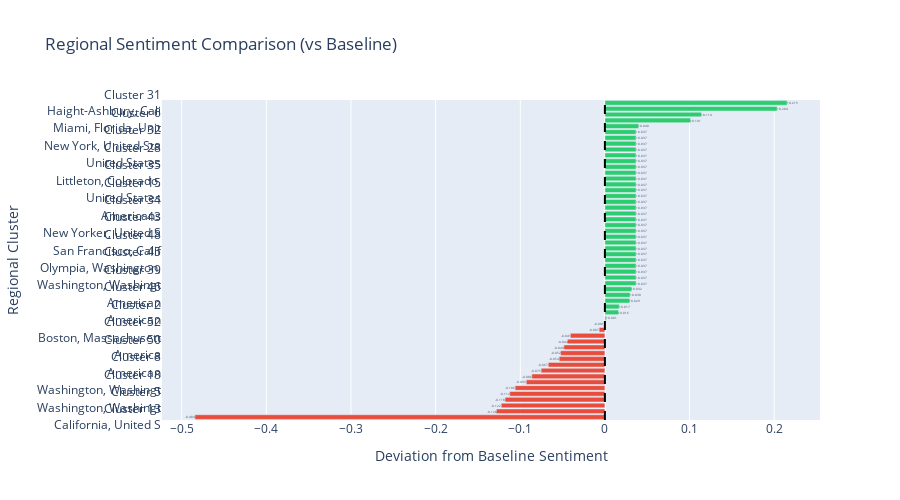

Notebook cell for this chart:
### Markdown cell above
### Visualization 4: Diverging Sentiment Comparison

**Shows**: Regional sentiment relative to baseline

**Chart Structure**:
- **Center line**: Overall baseline sentiment (average across all articles)
- **Green bars (right)**: Regions more positive than average
- **Red bars (left)**: Regions more negative than average
- **Bar length**: Magnitude of difference

**Key Insights**:
- **Regional polarization**: Large divergence = polarized coverage
- **Outliers**: Extreme bars = unique regional perspectives
- **Balance**: Symmetric bars = balanced coverage nationally

### Code cell
# Create Diverging Sentiment Chart
try:
    fig_diverging = advanced_viz.create_diverging_sentiment_comparison(
        df_clustered,
        cluster_col='cluster',
        sentiment_score_col='sentiment_deep_score' if 'sentiment_deep_score' in df_clustered.columns else 'cluster',
        title='Regional Sentiment Comparison (vs Baseline)'
    )
    fig_diverging.show()
    
    print("\n💡 Interpretation Guide:")
    print("   • Baseline (0): National average sentiment")
    print("   • Green bars: Regions more positive than average")
    print("   • Red bars: Regions more negative than average")
    print("   • Use this to identify regional polarization")
    print("   • Large divergences = potential policy resistance")
except Exception as e:
    print(f"⚠️  Could not create Diverging Chart: {e}")

### Figure 1 — Plotly figure (JSON) as saved in the notebook; plotly's stock layout.template omitted (floating-point values rounded to 4 significant figures)
{"data": [{"marker": {"color": ["#e74c3c", "#e74c3c", "#e74c3c", "#e74c3c", "#e74c3c", "#e74c3c", "#e74c3c", "#e74c3c", "#e74c3c", "#e74c3c", "#e74c3c", "#e74c3c", "#e74c3c", "#e74c3c", "#e74c3c", "#e74c3c", "#e74c3c", "#2ecc71", "#2ecc71", "#2ecc71", "#2ecc71", "#2ecc71", "#2ecc71", "#2ecc71", "#2ecc71", "#2ecc71", "#2ecc71", "#2ecc71", "#2ecc71", "#2ecc71", "#2ecc71", "#2ecc71", "#2ecc71", "#2ecc71", "#2ecc71", "#2ecc71", "#2ecc71", "#2ecc71", "#2ecc71", "#2ecc71", "#2ecc71", "#2ecc71", "#2ecc71", "#2ecc71", "#2ecc71", "#2ecc71", "#2ecc71", "#2ecc71", "#2ecc71", "#2ecc71", "#2ecc71", "#2ecc71", "#2ecc71", "#2ecc71", "#2ecc71"]}, "orientation": "h", "text": ["-0.484", "-0.128", "-0.122", "-0.118", "-0.112", "-0.106", "-0.093", "-0.086", "-0.075", "-0.067", "-0.054", "-0.052", "-0.049", "-0.044", "-0.041", "-0.007", "-0.001", "+0.001", "+0.016", "+0.017", "+0.029", "+0.030", "+0.032", "+0.037", "+0.037", "+0.037", "+0.037", "+0.037", "+0.037", "+0.037", "+0.037", "+0.037", "+0.037", "+0.037", "+0.037", "+0.037", "+0.037", "+0.037", "+0.037", "+0.037", "+0.037", "+0.037", "+0.037", "+0.037", "+0.037", "+0.037", "+0.037", "+0.037", "+0.037", "+0.037", "+0.040", "+0.101", "+0.114", "+0.204", "+0.215"], "textposition": "outside", "type": "bar", "x": [-0.4844, -0.1282, -0.1225, -0.1179, -0.1124, -0.1061, -0.0929, -0.08632, -0.07531, -0.06693, -0.05404, -0.05231, -0.04851, -0.0443, -0.04076, -0.006768, -0.001014, 0.001476, 0.01616, 0.01697, 0.0293, 0.02973, 0.0317, 0.03676, 0.03676, 0.03676, 0.03676, 0.03676, 0.03676, 0.03676, 0.03676, 0.03676, 0.03676, 0.03676, 0.03676, 0.03676, 0.03676, 0.03676, 0.03676, 0.03676, 0.03676, 0.03676, 0.03676, 0.03676, 0.03676, 0.03676, 0.03676, 0.03676, 0.03676, 0.03676, 0.03982, 0.1013, 0.114, 0.2035, 0.2153], "y": ["Cluster 13<br>California, United S", "Cluster 37<br>New York, United Sta", "Cluster 40<br>California, United S", "Cluster 5<br>Washington, Washingt", "Cluster 24<br>New York, United Sta", "Cluster 17<br>Arizona, United Stat", "Cluster 18<br>Washington, Washingt", "Cluster 54<br>New York, United Sta", "Cluster 9<br>Americans", "Cluster 8<br>American", "Cluster 25<br>Washington, Washingt", "Cluster 10<br>Washington, Washingt", "Cluster 50<br>America", "Cluster 22<br>America", "Cluster 20<br>American", "Cluster 52<br>Boston, Massachusett", "Cluster 12<br>Americans", "Cluster 1<br>Americans", "Cluster 2<br>American", "Cluster 11<br>Americans", "Cluster 26<br>Americans", "Cluster 46<br>American", "Cluster 4<br>Washington, Washingt", "Cluster 41<br>Americans", "Cluster 39<br>Washington, Washingt", "Cluster 42<br>Americans", "Cluster 38<br>California, United S", "Cluster 45<br>Olympia, Washington,", "Cluster 44<br>Hawaii, United State", "Cluster 47<br>Golden Gate Park, Ca", "Cluster 48<br>San Francisco, Calif", "Cluster 49<br>San Francisco, Calif", "Cluster 51<br>Arizona, United Stat", "Cluster 43<br>New Yorker, United S", "Cluster 36<br>Vacaville, Californi", "Cluster 0<br>Boston, Massachusett", "Cluster 34<br>Americans", "Cluster 7<br>America", "Cluster 14<br>American", "Cluster 15<br>United States", "Cluster 16<br>Seattle, Washington,", "Cluster 19<br>Golden Gate Park, Ca", "Cluster 35<br>Littleton, Colorado,", "Cluster 23<br>San Antonio, Texas, ", "Cluster 21<br>-Henrico, Virginia, ", "Cluster 28<br>United States", "Cluster 29<br>Washington, Washingt", "Cluster 30<br>Massachusetts, Unite", "Cluster 32<br>New York, United Sta", "Cluster 27<br>City Of Atlanta, Geo", "Cluster 3<br>American", "Cluster 6<br>Miami, Florida, Unit", "Cluster 53<br>Kansas City, Kansas,", "Cluster 33<br>United States", "Cluster 31<br>Haight-Ashbury, Cali"]}], "layout": {"height": 500, "shapes": [{"line": {"color": "black", "dash": "dash"}, "type": "line", "x0": 0, "x1": 0, "xref": "x", "y0": 0, "y1": 1, "yref": "y domain"}], "showlegend": false, "title": {"text": "Regional Sentiment Comparison (vs Baseline)"}, "width": 900, "xaxis": {"title": {"text": "Deviation from Baseline Sentiment"}}, "yaxis": {"title": {"text": "Regional Cluster"}}}}
